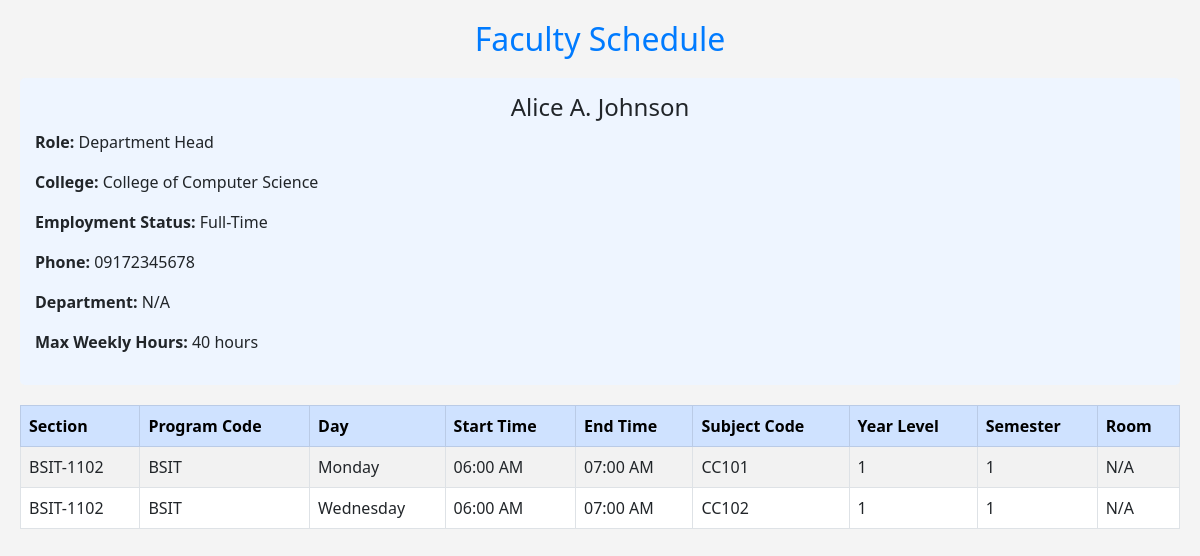
Before: /frame/view_sched.php (signed in) with the older database file.
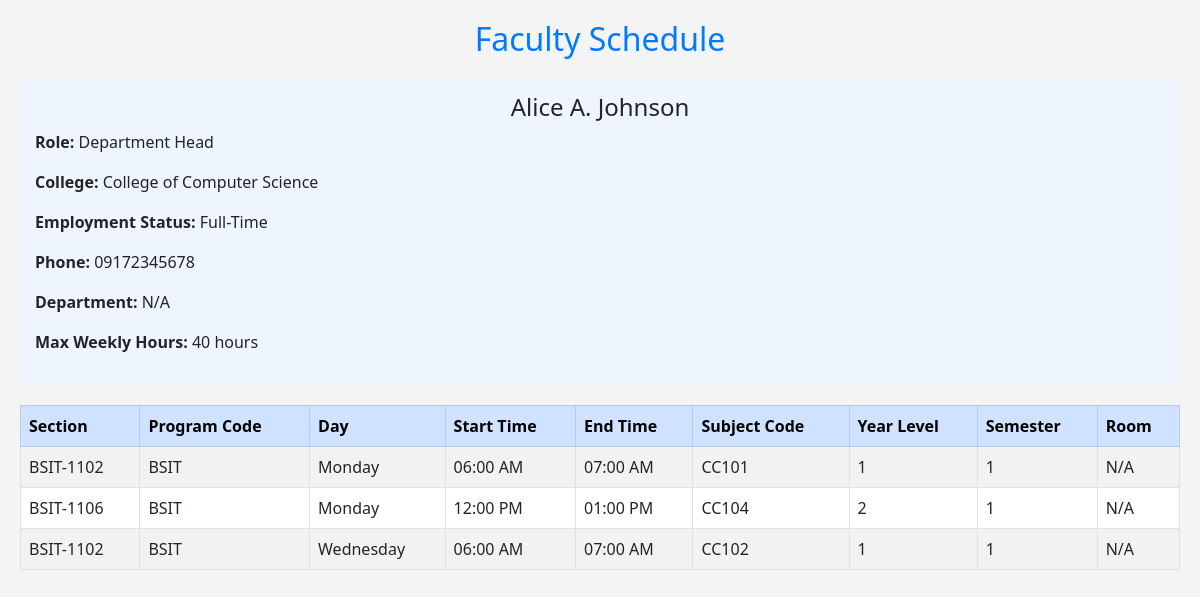
After: the same page with the newer database file.
### tables this page shows
CREATE TABLE `faculty` (
  `faculty_id` int(11) NOT NULL,
  `firstname` varchar(50) NOT NULL,
  `middlename` varchar(50) DEFAULT NULL,
  `lastname` varchar(50) NOT NULL,
  `college` varchar(100) DEFAULT NULL,
  `employment_status` enum('Full-Time','Part-Time') DEFAULT 'Full-Time',
  `address` text DEFAULT NULL,
  `phone_no` varchar(20) NOT NULL,
  `departmentID` varchar(50) DEFAULT NULL,
  `role` enum('Dean','Department Head','Instructor') DEFAULT NULL,
  `master_specialization` varchar(255) DEFAULT NULL,
  `created_at` timestamp NOT NULL DEFAULT current_timestamp(),
  `max_weekly_hours` int(11) DEFAULT 18,
  `availability` text NOT NULL,
  `start_time` time NOT NULL,
  `end_time` time NOT NULL
);

CREATE TABLE `schedules` (
  `schedule_id` int(11) NOT NULL,
  `faculty_id` int(11) NOT NULL,
  `subject_code` varchar(50) NOT NULL,
  `section_id` int(11) NOT NULL,
  `day_of_week` enum('Monday','Tuesday','Wednesday','Thursday','Friday','Saturday','Sunday') NOT NULL,
  `time_slot` varchar(255) NOT NULL,
  `is_checked` tinyint(1) DEFAULT 0,
  `course_id` int(255) DEFAULT NULL,
  `room_id` varchar(255) DEFAULT NULL,
  `department` varchar(35) DEFAULT NULL,
  `year_level` varchar(35) DEFAULT NULL,
  `semester` varchar(10) DEFAULT NULL,
  `start_time` time NOT NULL,
  `end_time` time NOT NULL
);

CREATE TABLE `sections` (
  `section_id` int(11) NOT NULL,
  `program_code` varchar(50) NOT NULL,
  `year_level` int(11) NOT NULL,
  `section_name` varchar(10) NOT NULL,
  `semester` varchar(255) DEFAULT NULL,
  `start_time` time DEFAULT NULL,
  `end_time` time DEFAULT NULL
);

### frame/view_sched.php (the view, shortened to what this page needs)
<?php
include_once "../connections/connection.php";
$faculty_id = $_SESSION['id'];
try {
    $stmt = $conn->prepare("
    SELECT f.*,
           CONCAT(f.firstname, ' ', f.lastname) AS teacher,
           section.section_name,
           sched.day_of_week,
           sched.start_time,  -- Added Start Time
           sched.end_time,    -- Added End Time
           sched.subject_code,
           sched.year_level,
           sched.semester,
           r.room_no,
           section.program_code,
           section.year_level,
           section.semester
    FROM faculty f
            LEFT JOIN schedules sched ON f.faculty_id = sched.faculty_id
            LEFT JOIN sections section ON section.section_id = sched.section_id
            LEFT JOIN room_assignments ra ON ra.section_id = section.section_id
            AND ra.subject_code = sched.subject_code
            AND ra.day_of_week = sched.day_of_week
            AND ra.start_time = sched.start_time
            LEFT JOIN rooms r ON ra.room_id = r.room_id
            WHERE f.faculty_id = :faculty_id
    ");
    $stmt->bindParam(':faculty_id', $faculty_id);
    $stmt->execute();
    $schedules = $stmt->fetchAll(PDO::FETCH_ASSOC);
} catch (PDOException $e) {
    echo "db_error: " . $e->getMessage();
}
?>
<!DOCTYPE html>
<html lang="en">
<head>
    <link href="https://cdn.jsdelivr.net/npm/bootstrap@5.3.0/dist/css/bootstrap.min.css" rel="stylesheet">
</head>
<body>
    <h2>Faculty Schedule</h2>
    <?php if (!empty($schedules)): ?>
        <?php if (!empty($schedules) || isset($schedules[0])): ?>
            <div class="faculty-info">
                <h4 class="text-center">
                    <?php echo htmlspecialchars($schedules[0]['firstname'] ?? 'N/A') . " " .
                            htmlspecialchars($schedules[0]['middlename'] ?? '') . " " .
                            htmlspecialchars($schedules[0]['lastname'] ?? ''); ?>
                </h4>
                <p><strong>Role:</strong> <?php echo htmlspecialchars($schedules[0]['role'] ?? 'N/A'); ?></p>
                <p><strong>College:</strong> <?php echo htmlspecialchars($schedules[0]['college'] ?? 'N/A'); ?></p>
                <p><strong>Employment Status:</strong> <?php echo htmlspecialchars($schedules[0]['employment_status'] ?? 'N/A'); ?></p>
                <p><strong>Phone:</strong> <?php echo htmlspecialchars($schedules[0]['phone_no'] ?? 'N/A'); ?></p>
                <p><strong>Department:</strong> <?php echo htmlspecialchars($schedules[0]['department'] ?? 'N/A'); ?></p>
                <p><strong>Max Weekly Hours:</strong> <?php echo htmlspecialchars($schedules[0]['max_weekly_hours'] ?? 'N/A'); ?> hours</p>
            </div>
        <?php endif; ?>
        <table class="table table-bordered table-striped">
            <thead class="table-primary">
                <tr>
                    <th>Section</th>
                    <th>Program Code</th>
                    <th>Day</th>
                    <th>Start Time</th>
                    <th>End Time</th>
                    <th>Subject Code</th>
                    <th>Year Level</th>
                    <th>Semester</th>
                    <th>Room</th>
                </tr>
            </thead>
            <tbody>
                <?php foreach ($schedules as $schedule): ?>
                    <tr>
                        <td><?php echo htmlspecialchars($schedule['section_name'] ?? 'N/A'); ?></td>
                        <td><?php echo htmlspecialchars($schedule['program_code'] ?? 'N/A'); ?></td>
                        <td><?php echo htmlspecialchars($schedule['day_of_week'] ?? 'N/A'); ?></td>
                        <td><?php echo date("h:i A", strtotime($schedule['start_time'] ?? '00:00:00')); ?></td>
                        <td><?php echo date("h:i A", strtotime($schedule['end_time'] ?? '00:00:00')); ?></td>
                        <td><?php echo htmlspecialchars($schedule['subject_code'] ?? 'N/A'); ?></td>
                        <td><?php echo htmlspecialchars($schedule['year_level'] ?? 'N/A'); ?></td>
                        <td><?php echo htmlspecialchars($schedule['semester'] ?? 'N/A'); ?></td>
                        <td><?php echo htmlspecialchars($schedule['room_no'] ?? 'N/A'); ?></td>
                    </tr>
                <?php endforeach; ?>
            </tbody>
        </table>
    <?php else: ?>
        <p class="text-center text-danger">No schedule found for this faculty member.</p>
    <?php endif; ?>
</body>
</html>

### frame/view_sched.php (style rules this page uses)
body { background-color: #f4f4f4; padding: 20px; }
h2 { text-align: center; color: #007bff; margin-bottom: 20px; }
.faculty-info { background: #eef5ff; padding: 15px; border-radius: 5px; margin-bottom: 20px; }
.table thead tr { background-color: #007bff; color: white; }
.table tbody tr:nth-child(even) { background-color: #f2f2f2; }

Changed rows visible on the page:
added schedules: section.section_name "BSIT-1106", section.program_code "BSIT", day_of_week "Monday", start_time "12:00 PM", end_time "01:00 PM", subject_code "CC104", section.year_level "2", section.semester "1", room_no "N/A"
